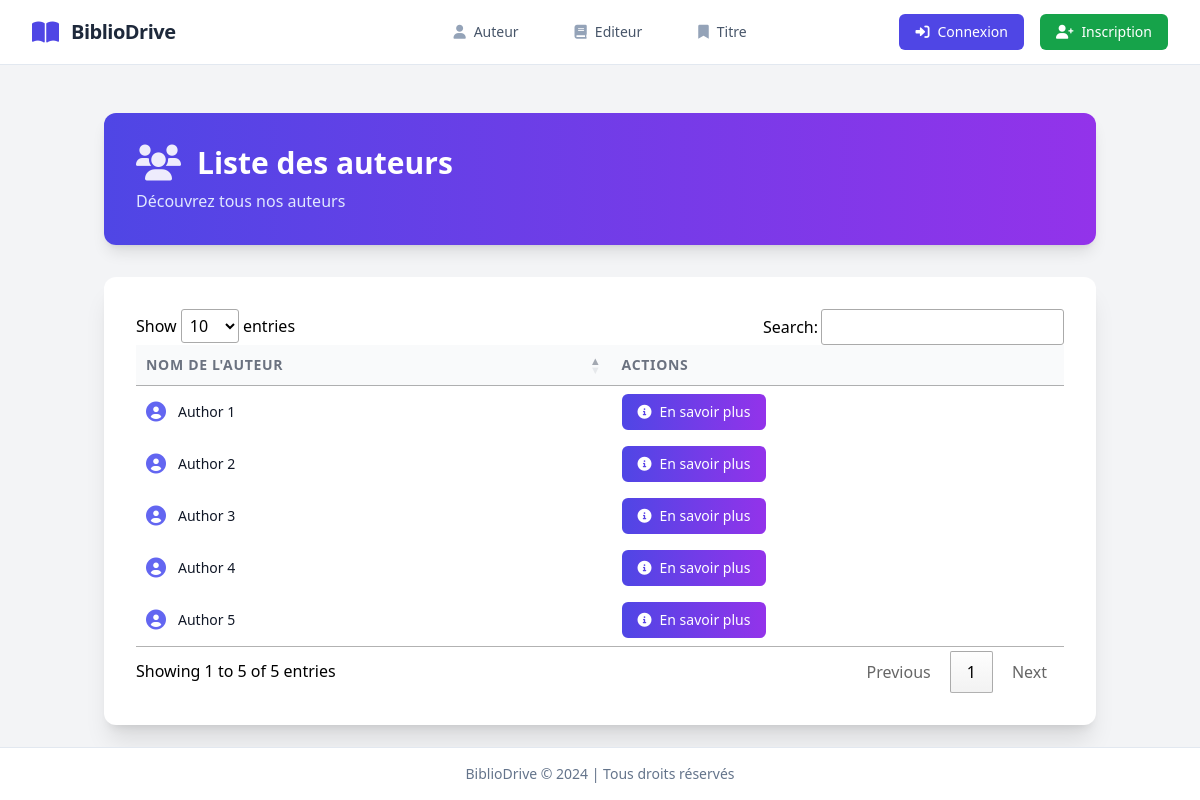
The app's page /authors/, older data.
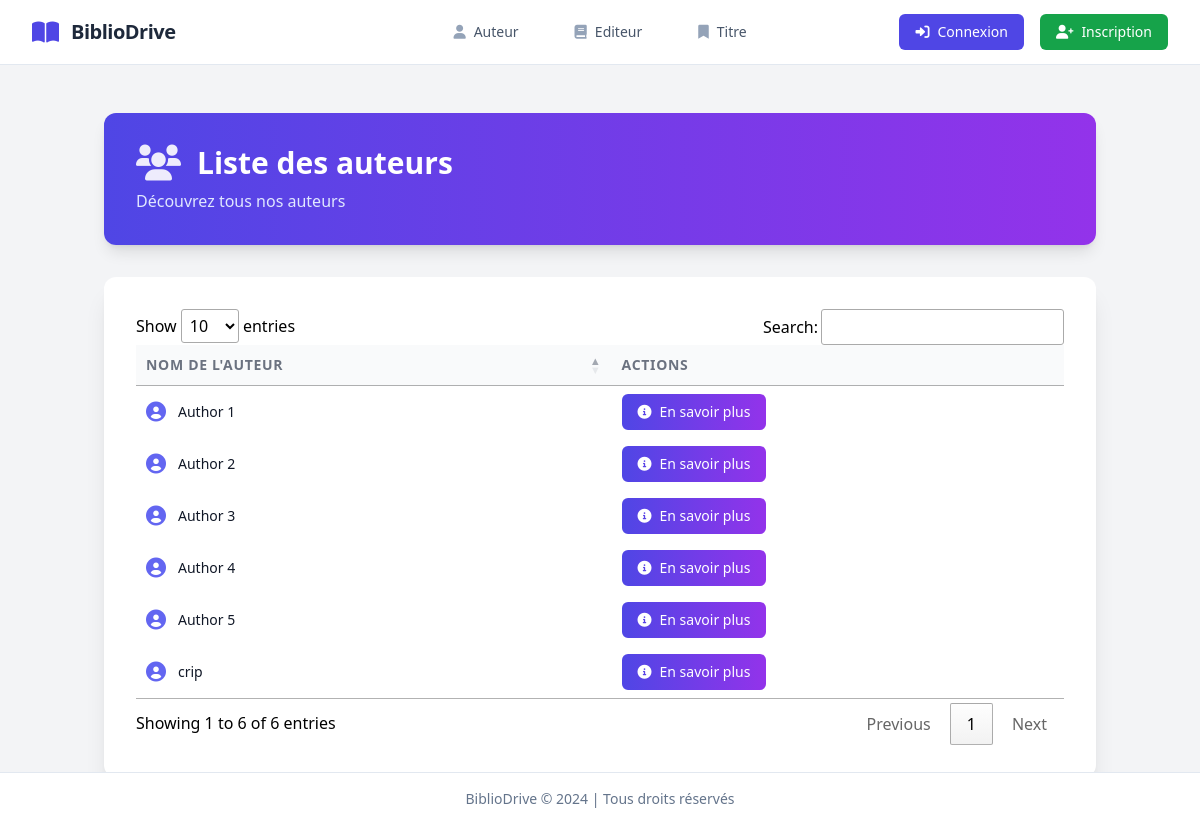
The same page, newer data.
### backoffice/models.py (models this page shows, shortened)
class Author(models.Model):
    au_id = models.AutoField(primary_key=True)
    author = models.CharField(max_length=50)
    year_born = models.SmallIntegerField()

### backoffice/views.py (the view)
# urls.py: path('authors/', views.author_list, name="author-list"),
def author_list(request):
    authors = Author.objects.all()
    return render(request, 'author/author_list.html', {'authors': authors, 'active_nav': 'author'})

### backoffice/templates/author/author_list.html (shortened to what this page needs)
<!DOCTYPE html>
<html lang="fr">
<head>
    <script src="https://cdn.tailwindcss.com"></script>
    <link rel="stylesheet" type="text/css" href="https://cdn.datatables.net/1.11.5/css/jquery.dataTables.css">
    <link rel="stylesheet" type="text/css" href="https://cdn.datatables.net/responsive/2.2.9/css/responsive.dataTables.min.css">
</head>
<body class="bg-gray-100">
    {% extends 'base.html' %}
    {% block content %}
    <div class="container mx-auto px-4 py-12">
        <div class="max-w-7xl mx-auto mb-8">
            <div class="bg-gradient-to-r from-indigo-600 to-purple-600 rounded-xl p-8 text-white shadow-lg">
                <h1 class="text-3xl font-bold flex items-center">
                    <i class="fas fa-users text-4xl mr-4 opacity-90"></i>
                    Liste des auteurs
                </h1>
                <p class="text-indigo-100 mt-2">Découvrez tous nos auteurs</p>
            </div>
        </div>
        <div class="bg-white shadow-xl rounded-xl overflow-hidden">
            <div class="p-8">
                <table id="authorsTable" class="w-full">
                    <thead>
                        <tr class="bg-gray-50">
                            <th class="px-6 py-4 text-left text-sm font-medium text-gray-500 uppercase tracking-wider">
                                Nom de l'auteur
                            </th>
                            <th class="px-6 py-4 text-left text-sm font-medium text-gray-500 uppercase tracking-wider">
                                Actions
                            </th>
                        </tr>
                    </thead>
                    <tbody class="divide-y divide-gray-200">
                        {% for author in authors %}
                        <tr class="hover:bg-gray-50 transition-colors duration-200">
                            <td class="px-6 py-4 whitespace-nowrap">
                                <div class="flex items-center">
                                    <i class="fas fa-user-circle text-indigo-500 text-xl mr-3"></i>
                                    <div class="text-sm font-medium text-gray-900">{{ author.author }}</div>
                                </div>
                            </td>
                            <td class="px-6 py-4 whitespace-nowrap">
                                <a href="{% url 'author-detail' author.au_id %}"
                                   class="inline-flex items-center px-4 py-2 bg-gradient-to-r from-indigo-600 to-purple-600 text-white text-sm font-medium rounded-md hover:from-indigo-700 hover:to-purple-700 transition-colors duration-200">
                                    <i class="fas fa-info-circle mr-2"></i>
                                    En savoir plus
                                </a>
                            </td>
                        </tr>
                        {% endfor %}
                    </tbody>
                </table>
            </div>
        </div>
    </div>
    {% endblock %}

Row changes from the older to the newer data that the page shows:
added Author: author "crip"
Text that changed along with them:
text written by a page script: "Show entries Search: Showing 1 to 5 of 5 entries Previous 1 Next" → "Show entries Search: Showing 1 to 6 of 6 entries Previous 1 Next"
